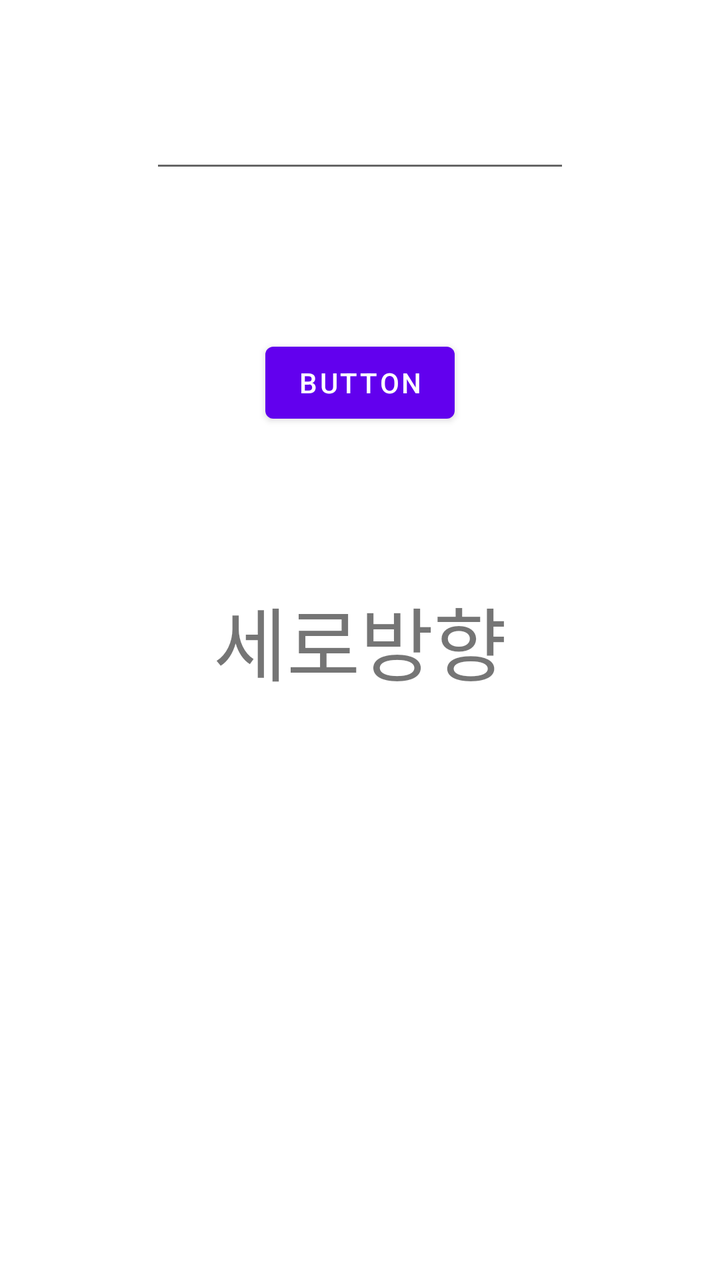
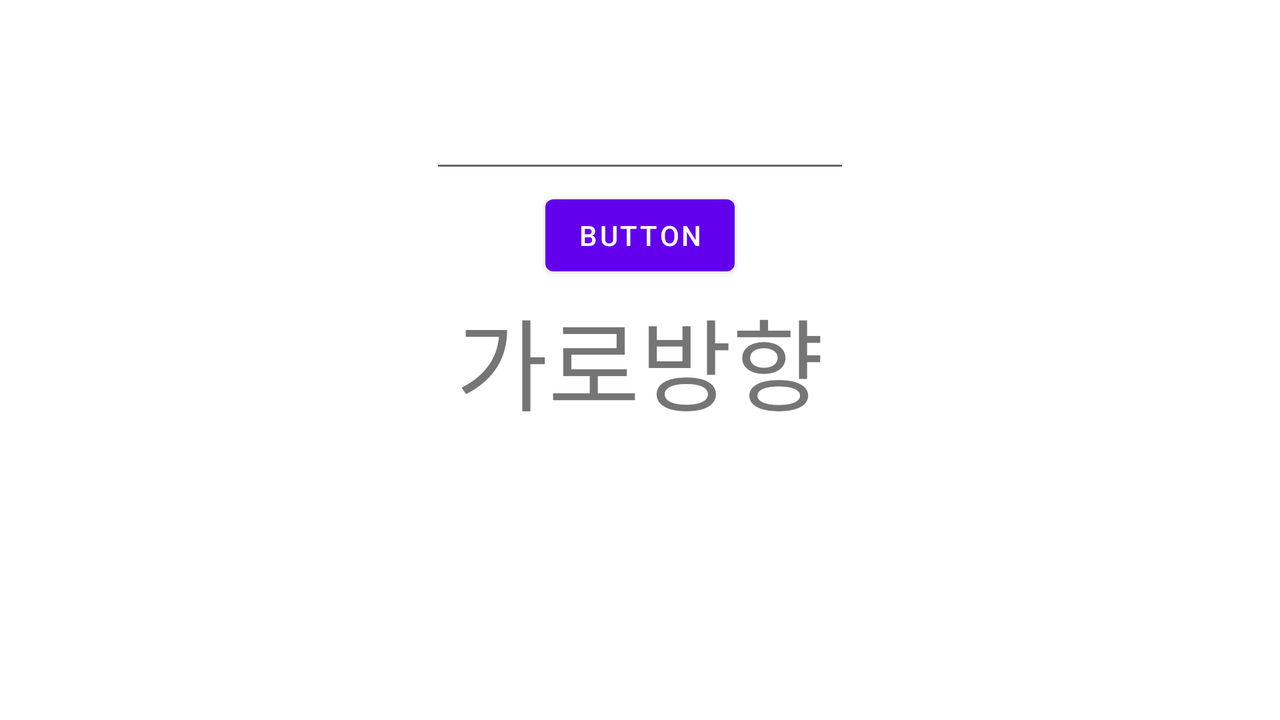

Compare how this app lays out the same screen by default and in its alternative resource folder. The renders come first, then the two layout files and the values they reference.
<!-- AndroidManifest.xml: application theme Theme.DoItAndroidPractice -->
<!-- res/layout/activity_orientation.xml -->
<?xml version="1.0" encoding="utf-8"?>
<androidx.constraintlayout.widget.ConstraintLayout xmlns:android="http://schemas.android.com/apk/res/android"
    xmlns:app="http://schemas.android.com/apk/res-auto"
    xmlns:tools="http://schemas.android.com/tools"
    android:layout_width="match_parent"
    android:layout_height="match_parent">

    <TextView
        android:id="@+id/textView20"
        android:layout_width="wrap_content"
        android:layout_height="wrap_content"
        android:text="세로방향"
        android:textSize="40dp"
        app:layout_constraintBottom_toBottomOf="parent"
        app:layout_constraintEnd_toEndOf="parent"
        app:layout_constraintStart_toStartOf="parent"
        app:layout_constraintTop_toTopOf="parent" />

    <EditText
        android:id="@+id/editTextTextPersonName3"
        android:layout_width="wrap_content"
        android:layout_height="wrap_content"
        android:layout_marginTop="50dp"
        android:ems="10"
        android:inputType="textPersonName"
        android:text=""
        app:layout_constraintEnd_toEndOf="parent"
        app:layout_constraintHorizontal_bias="0.5"
        app:layout_constraintStart_toStartOf="parent"
        app:layout_constraintTop_toTopOf="parent" />

    <Button
        android:id="@+id/button36"
        android:layout_width="wrap_content"
        android:layout_height="wrap_content"
        android:text="Button"
        app:layout_constraintBottom_toTopOf="@+id/textView20"
        app:layout_constraintEnd_toEndOf="parent"
        app:layout_constraintHorizontal_bias="0.5"
        app:layout_constraintStart_toStartOf="parent"
        app:layout_constraintTop_toBottomOf="@+id/editTextTextPersonName3"
        app:layout_constraintVertical_bias="0.5" />
</androidx.constraintlayout.widget.ConstraintLayout>
<!-- resources referenced by this layout -->
<resources>
  <style name="Theme.DoItAndroidPractice" parent="Theme.MaterialComponents.DayNight.DarkActionBar">
          
          <item name="colorPrimary">@color/purple_500</item>
          <item name="colorPrimaryVariant">@color/purple_700</item>
          <item name="colorOnPrimary">@color/white</item>
          
          <item name="colorSecondary">@color/teal_200</item>
          <item name="colorSecondaryVariant">@color/teal_700</item>
          <item name="colorOnSecondary">@color/black</item>
          
          <item name="android:statusBarColor" tools:targetApi="l">?attr/colorPrimaryVariant</item>
          
      </style>
</resources>
<!-- res/layout-land/activity_orientation.xml (the repository's variant of the layout above) -->
<!-- drawn on the phone turned sideways -->
<?xml version="1.0" encoding="utf-8"?>
<androidx.constraintlayout.widget.ConstraintLayout xmlns:android="http://schemas.android.com/apk/res/android"
    xmlns:app="http://schemas.android.com/apk/res-auto"
    xmlns:tools="http://schemas.android.com/tools"
    android:layout_width="match_parent"
    android:layout_height="match_parent">

    <EditText
        android:id="@+id/editTextTextPersonName3"
        android:layout_width="wrap_content"
        android:layout_height="wrap_content"
        android:layout_marginTop="50dp"
        android:ems="10"
        android:inputType="textPersonName"
        android:text=""
        app:layout_constraintEnd_toEndOf="parent"
        app:layout_constraintHorizontal_bias="0.5"
        app:layout_constraintStart_toStartOf="parent"
        app:layout_constraintTop_toTopOf="parent" />

    <Button
        android:id="@+id/button36"
        android:layout_width="wrap_content"
        android:layout_height="wrap_content"
        android:text="Button"
        app:layout_constraintBottom_toTopOf="@+id/textView20"
        app:layout_constraintEnd_toEndOf="parent"
        app:layout_constraintHorizontal_bias="0.5"
        app:layout_constraintStart_toStartOf="parent"
        app:layout_constraintTop_toBottomOf="@+id/editTextTextPersonName3"
        app:layout_constraintVertical_bias="0.5" />

    <TextView
        android:id="@+id/textView20"
        android:layout_width="wrap_content"
        android:layout_height="wrap_content"
        android:text="가로방향"
        android:textSize="50dp"
        app:layout_constraintBottom_toBottomOf="parent"
        app:layout_constraintEnd_toEndOf="parent"
        app:layout_constraintStart_toStartOf="parent"
        app:layout_constraintTop_toTopOf="parent" />
</androidx.constraintlayout.widget.ConstraintLayout>
